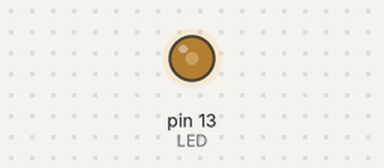
Bench run of a sketch on a simulated Arduino Uno, built with avr-gcc and run on an emulated ATmega328P. Parts: output pins drawn as LEDs (lit = HIGH).

Above: at 0.1 s.
Timing chart, 0 to 1.6 s (numbered marks = the images above):
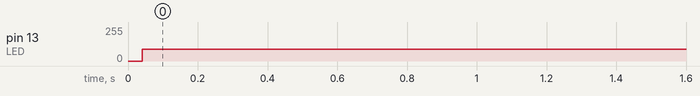

The sketch:

TxByte_step_2a.ino
```cpp
/* TRASMISSIONE CON STRUTTURA MULTITASKING senza temporizzazione */

// - la funzione TxByte fa UNA transizione e ritorna immediatamente
// - il loop() la deve chiamare continuamente per mandare avanti l'automa
// - non essendoci temporizzazioni l'automa gira a manetta

// piedino su cui trasmettere
#define LED 13

// dato da trasmettere
char dato='A';

// struttura trama
int N=8;
char P='E';
int S=2;
int Tb=100;

// gestione stato
int statoPresente=0;
int statoFuturo=0;

// variabili di appoggio
bool parita=true;
bool bit=true;
int i=0;

void setup() {
	pinMode(LED, OUTPUT);
	digitalWrite(LED,HIGH);

	statoPresente=0;
}

void loop() {
	TxByte(dato);
	//delay(Tb);
}

void TxByte(char dato) {

	switch(statoPresente) {
		case 0:
			statoFuturo=1;
			parita=false;
			break;

		case 1:
			digitalWrite(LED,LOW); //bit di start
			statoFuturo=2;
			i=0;
			break;

		case 2:
			bit=((dato &(1<<i))!=0);
			digitalWrite(LED,bit);
			parita^=bit;
			i++;
			if(i==N)
			{
				if(P=='N')
					statoFuturo=4;
				else
					statoFuturo=3;
				i=0;
			}
			break;

		case 3:
			if(P=='O')
				parita=!parita;
			digitalWrite(LED,parita);
			statoFuturo=4;
			break;

		case 4:
			digitalWrite(LED,HIGH);
			i++;
			if(i==S)
				statoFuturo=0;
			break;
	} // switch

	statoPresente=statoFuturo;
} // TxByte
```

Measured:
- by itself, pin 13 (LED): 0/255 → 89/255 at 0.04 s
